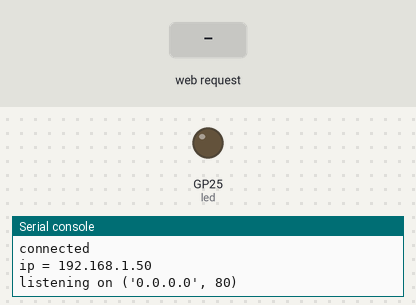
Bench run of a program on a simulated Raspberry Pi Pico running MicroPython. Parts: output pins drawn as LEDs (lit = HIGH), the last lines printed to the serial console. The test bench sets the inputs (shaded band). WiFi joins after 1.5 s.

Above: at 3.2 s.
3.3 s: HTTP request GET /light/on received
At 4.1 s:
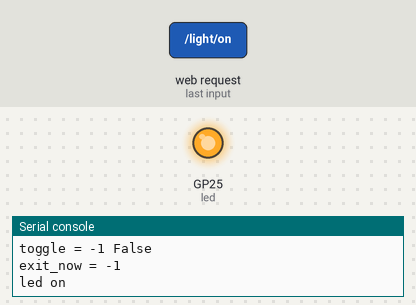
4.8 s: HTTP request GET /light/off received
At 5.2 s:
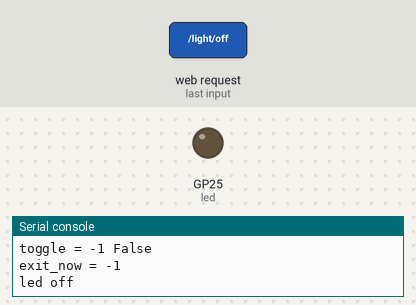
6.3 s: HTTP request GET /light/toggle received
At 7.6 s:
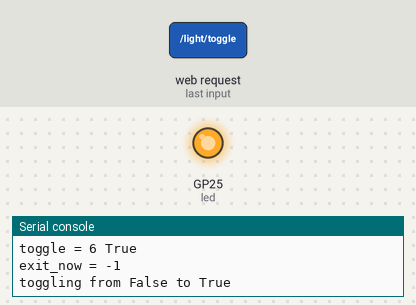
Timing chart, 0 to 9.3 s (numbered marks = the images above; inputs shaded):
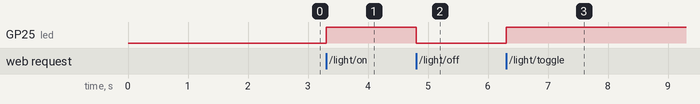

The program:

main.py
```python
import network
import socket
import time

from machine import Pin

led = Pin("LED", Pin.OUT)

ssid = 'Fluffy'
password = 'whitedogfromgalesburg'

wlan = network.WLAN(network.STA_IF)
wlan.active(True)
wlan.connect(ssid, password)

html = """<!DOCTYPE html>
<html>
    <head> <title>Pico W</title> </head>
    <body> <h1>Pico W</h1>
        <p>%s</p>
    </body>
</html>
"""

max_wait = 10
while max_wait > 0:
    if wlan.status() < 0 or wlan.status() >= 3:
        break
    max_wait -= 1
    print('waiting for connection...')
    time.sleep(1)

if wlan.status() != 3:
    raise RuntimeError('network connection failed')
else:
    print('connected')
    status = wlan.ifconfig()
    print( 'ip = ' + status[0] )

addr = socket.getaddrinfo('0.0.0.0', 80)[0][-1]

s = socket.socket()
s.setsockopt(socket.SOL_SOCKET, socket.SO_REUSEADDR, 1)
s.bind(addr)
s.listen(1)

print('listening on', addr)
stateIs = "Uninitialized"
cl = None
exit_now = -1
# Listen for connections
light_on = led.value() == 1
request_prefix = "b'GET " # prefix on request response
prefix_len = len(request_prefix)

while exit_now < 0:
    try:
        cl, addr = s.accept()
        print("-"*80)
        print('client connected from', addr)
        request = cl.recv(1024)
        print(">>",request,"<<")

        request = str(request)
        led_on = request.find('/light/on')
        led_off = request.find('/light/off')
        exit_now = request.find('/exit')
        toggle = request.find('/light/toggle')

        print( 'led on = ' + str(led_on))
        print( 'led off = ' + str(led_off))
        print( 'toggle =', toggle, toggle == prefix_len)
        print( 'exit_now = ' + str(exit_now))

        if toggle == prefix_len:
            print("toggling from", light_on, "to", not light_on)
            light_on = not light_on
            led.value(light_on)
            stateIs = "LED is " + str(light_on)

        if led_on == prefix_len:
            print("led on")
            led.value(1)
            light_on = True
            stateIs = "LED is ON"

        if led_off == prefix_len:
            print("led off")
            led.value(0)
            light_on = False
            stateIs = "LED is OFF"

        if exit_now >= 0:
            print("exiting")
            led.value(0)
            stateIs = "exiting"

        response = html % stateIs

        cl.send('HTTP/1.0 200 OK\r\nContent-type: text/html\r\n\r\n')
        cl.send(response)
        cl.close()

    except OSError as e:
        if cl:
            cl.close()
        print('connection closed')

led.value(0)
s.close()
print('exited')
```

Measured:
- after the input at 3.3 s, GP25 (led): LOW → HIGH at once
- after the input at 4.8 s, GP25 (led): HIGH → LOW at once
- after the input at 6.3 s, GP25 (led): LOW → HIGH at once
